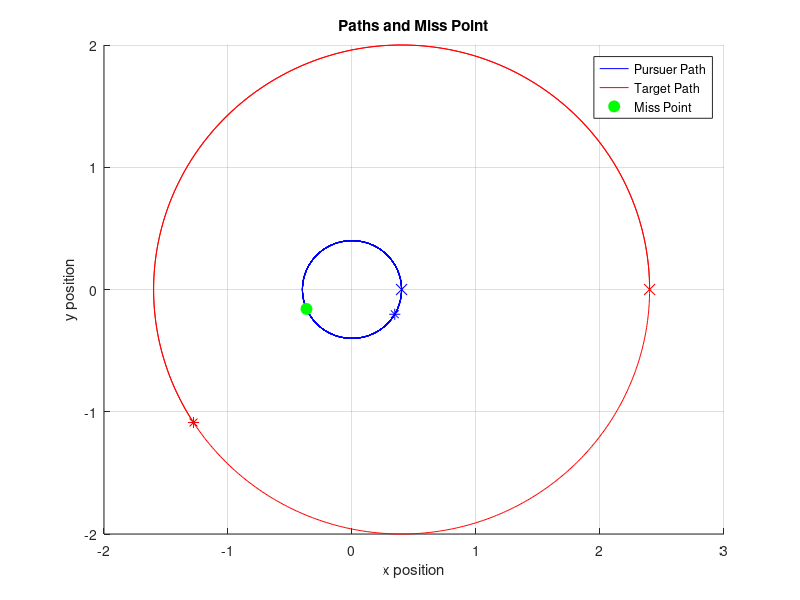

This figure's MATLAB source:
% Define parameters
gamma_P = 5; % Pursuer's angular rate (example value)
gamma_T = 0.5; % Target's angular rate (example value)
V_P = 2; % Pursuer's speed
V_T = 1; % Target's speed
R_P = V_P / gamma_P;
R_T = V_T / gamma_T;

% Define time vector
t = linspace(0, 20, 1000); % Adjust time range as needed

% Position functions for P and T (outputs as arrays of positions over time)
X_P = @(t) [R_P * cos(gamma_P * t); R_P * sin(gamma_P * t)];
X_T = @(t) [R_P + R_T * cos(gamma_T * t); R_T * sin(gamma_T * t)];

% Pre-allocate array for range
R = zeros(1, length(t));

% Calculate range over time
for i = 1:length(t)
    % Get positions at time t(i)
    pos_P = X_P(t(i));
    pos_T = X_T(t(i));
    
    % Calculate the range (distance) between pursuer and target
    R(i) = sqrt((pos_P(1) - pos_T(1))^2 + (pos_P(2) - pos_T(2))^2);
end

% Find minimum range (miss distance) and corresponding time
[R_miss, idx] = min(R);
t_miss = t(idx);

% Display results
fprintf('Miss distance: %.2f\n', R_miss);
fprintf('Time at miss distance: %.2f\n', t_miss);

% Plot positions and range over time
figure;
hold on;

% Calculate positions for plotting
P_pos = X_P(t); % Pursuer positions over time
T_pos = X_T(t); % Target positions over time

plot(P_pos(1,:), P_pos(2,:), 'b'); % Plot pursuer path
plot(T_pos(1,:), T_pos(2,:), 'r'); % Plot target path

% Mark miss point
plot(P_pos(1, idx), P_pos(2, idx), 'go', 'MarkerSize', 8, 'MarkerFaceColor', 'g'); 

% Mark initial and final points
plot(P_pos(1,1), P_pos(2,1), 'bx', 'MarkerSize', 8, 'MarkerFaceColor', 'b', 'DisplayName', 'Pursuer Start');
plot(P_pos(1,end), P_pos(2,end), 'b*', 'MarkerSize', 8, 'MarkerFaceColor', 'b', 'DisplayName', 'Pursuer End');
plot(T_pos(1,1), T_pos(2,1), 'rx', 'MarkerSize', 8, 'MarkerFaceColor', 'r', 'DisplayName', 'Target Start');
plot(T_pos(1,end), T_pos(2,end), 'r*', 'MarkerSize', 8, 'MarkerFaceColor', 'r', 'DisplayName', 'Target End');


xlabel('x position');
ylabel('y position');
legend('Pursuer Path', 'Target Path', 'Miss Point');
title('Paths and Miss Point');
grid on;
